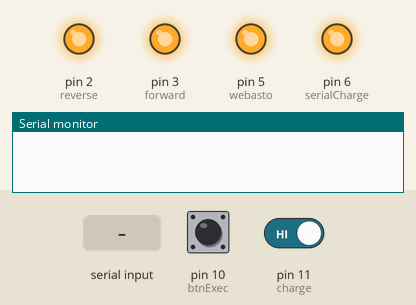
The sketch below on a simulated Arduino Uno, built with avr-gcc and run on an emulated ATmega328P. Parts: output pins drawn as LEDs (lit = HIGH), the last lines printed to the serial monitor. Inputs (shaded band) come from the test bench; at power-on: pin 11 (charge) HIGH, pin 10 (btnExec) HIGH.

Above: at 0.8 s.
0.9 s: pin 11 (charge) driven LOW
At 3.1 s:
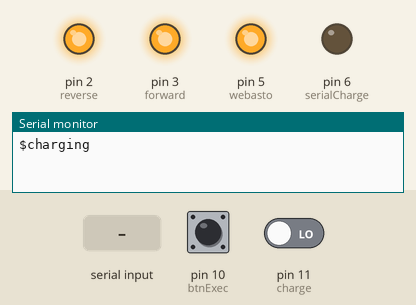
3.4 s: pin 11 (charge) driven HIGH
At 5.1 s:
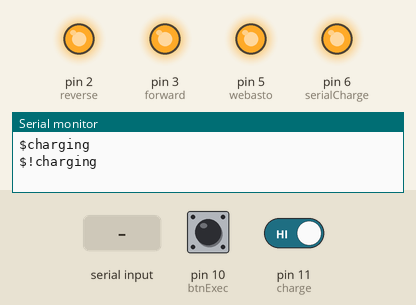
5.4 s: "$webasto" received over Serial
At 7.0 s:
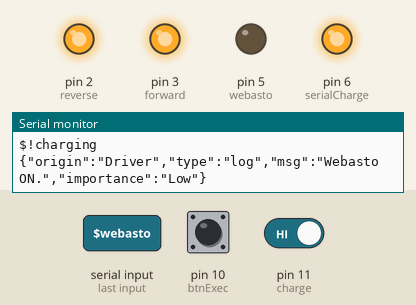
7.9 s: pin 11 (charge) driven LOW
At 9.8 s:
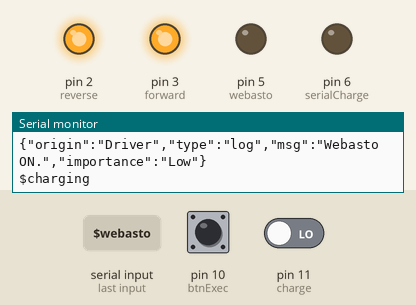
Timing chart, 0 to 11.3 s (numbered marks = the images above; inputs shaded):
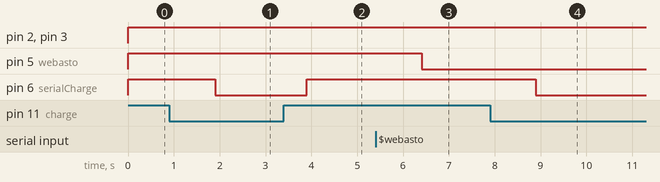

Measured:
- after the input at 0.9 s, pin 6 (serialCharge): HIGH → LOW after 1.0 s
- after the input at 3.4 s, pin 6 (serialCharge): LOW → HIGH after 0.50 s
- after the input at 5.4 s, pin 5 (webasto): HIGH → LOW after 1.0 s
- after the input at 7.9 s, pin 6 (serialCharge): HIGH → LOW after 1.0 s

The sketch:

driver.ino
```cpp
#define btnExec 10 //Read
#define charge 11 //Read
#define reverse 2 //Write
#define forward 3 //Write
#define cruise 4 //Write
#define webasto 5 //Write
#define serialCharge 6 //Write
//10102018

void commands(bool charging) {
  String command = "0";
  if (Serial.available() > 0) {
    command = Serial.readString();
    if (!charging) {
      if (command.charAt(0) == command.charAt(1)) {
        digitalWrite(reverse, HIGH);
        digitalWrite(forward, HIGH);
      } else {
        digitalWrite(reverse, command.charAt(0) == '1' ? HIGH : LOW);
        digitalWrite(forward, command.charAt(1) == '1' ? HIGH : LOW);
      }
      digitalWrite(cruise, command.charAt(2) == '1' ? HIGH : LOW);
      delay(500);
      digitalWrite(cruise, LOW);

      String _message = "{\"origin\":\"Driver\",\"type\":\"param\",\"name\":\"driverState\",\"value\":\"" + command + "\",\"importance\":\"Medium\"}";
      Serial.println(_message);
      _message = "{\"origin\":\"Driver\",\"type\":\"log\",\"msg\":\"Set driver parameters: " + command + " \",\"importance\":\"Medium\"}";
      Serial.println(_message);
    } else {
      if (command.charAt(0) == 'S' && command.charAt(1) == 'C') {
        digitalWrite(serialCharge, command.charAt(2) == '0' ? HIGH : LOW); //SC0 = Stop serial charging, SC1 = Start serial charging (not used)
        String _message = "{\"origin\":\"Driver\",\"type\":\"log\",\"msg\":\"Stopping serial charge\",\"importance\":\"Medium\"}";
        Serial.println(_message);
        _message = "$B1";
        Serial.println(_message); //Send ACK to controller -> Controller can start balance state
      }
    }
  }
}

int main(void) {
  init();
  bool buttonState = true;
  bool lastButtonState = true; //Debounce
  bool isCharging = false;

  Serial.begin(9600);
  pinMode(reverse, OUTPUT);
  pinMode(forward, OUTPUT);
  pinMode(webasto, OUTPUT);
  pinMode(serialCharge, OUTPUT);
  pinMode(btnExec, INPUT);
  pinMode(charge, INPUT);
  digitalWrite(reverse, HIGH);
  digitalWrite(forward, HIGH);
  digitalWrite(serialCharge, HIGH);
  digitalWrite(webasto, HIGH);

  while (true) { //Main Loop
    if (digitalRead(charge) == LOW) { //Charger connected?
      delay(1000);
      if (digitalRead(charge) == LOW) { //If charge is still LOW, charger is most likely in place.
        if (!isCharging) {
          Serial.println("$charging ");
          digitalWrite(serialCharge, LOW);
        }
        isCharging = true;
      }
    } else {
      if (isCharging) { //Stop charging
        Serial.println("$!charging");
        digitalWrite(serialCharge, HIGH);
      }
      isCharging = false;
    }

    if (isCharging) { //Check for charging commands
      commands(true);
    }

    buttonState = digitalRead(btnExec);
    if (buttonState != lastButtonState && !isCharging) {
      if (buttonState == false) {
        //Default state i.e button is not pressed.
      } else {
        Serial.println("$getParams");
        Serial.println("{\"origin\":\"Driver\",\"type\":\"log\",\"msg\":\"Get parameters from the server.\",\"importance\":\"Low\"}");

        do {} while (Serial.available() == 0); //Wait for response
        commands(false);
      }
      delay(50);
    }
    lastButtonState = buttonState;

    if (Serial.available() > 0 && !isCharging) { //Instant action, does not require button push.
      String _command = "";
      _command = Serial.readString();
      if (_command == "$webasto") {
        digitalWrite(webasto, LOW);
        Serial.println("{\"origin\":\"Driver\",\"type\":\"log\",\"msg\":\"Webasto ON.\",\"importance\":\"Low\"}");
      } else if (_command == "$!webasto") {
        digitalWrite(webasto, HIGH);
        Serial.println("{\"origin\":\"Driver\",\"type\":\"log\",\"msg\":\"Webasto OFF.\",\"importance\":\"Low\"}");
      }
    }
  }
}
```
